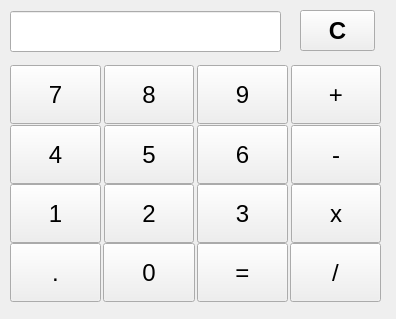
<?xml version="1.0" encoding="UTF-8"?>
<ui version="4.0">
 <class>Calc</class>
 <widget class="QWidget" name="Calc">
  <property name="geometry">
   <rect>
    <x>0</x>
    <y>0</y>
    <width>396</width>
    <height>319</height>
   </rect>
  </property>
  <property name="windowTitle">
   <string>Form</string>
  </property>
  <widget class="QWidget" name="horizontalLayoutWidget">
   <property name="geometry">
    <rect>
     <x>10</x>
     <y>242</y>
     <width>371</width>
     <height>61</height>
    </rect>
   </property>
   <layout class="QHBoxLayout" name="hLayout">
    <property name="spacing">
     <number>2</number>
    </property>
    <item>
     <widget class="QPushButton" name="dot">
      <property name="minimumSize">
       <size>
        <width>0</width>
        <height>59</height>
       </size>
      </property>
      <property name="font">
       <font>
        <pointsize>18</pointsize>
       </font>
      </property>
      <property name="text">
       <string>.</string>
      </property>
     </widget>
    </item>
    <item>
     <widget class="QPushButton" name="zero">
      <property name="minimumSize">
       <size>
        <width>0</width>
        <height>59</height>
       </size>
      </property>
      <property name="font">
       <font>
        <pointsize>18</pointsize>
       </font>
      </property>
      <property name="text">
       <string>0</string>
      </property>
     </widget>
    </item>
    <item>
     <widget class="QPushButton" name="equal">
      <property name="minimumSize">
       <size>
        <width>0</width>
        <height>59</height>
       </size>
      </property>
      <property name="font">
       <font>
        <pointsize>18</pointsize>
       </font>
      </property>
      <property name="text">
       <string>=</string>
      </property>
     </widget>
    </item>
    <item>
     <widget class="QPushButton" name="div">
      <property name="minimumSize">
       <size>
        <width>0</width>
        <height>59</height>
       </size>
      </property>
      <property name="font">
       <font>
        <pointsize>18</pointsize>
       </font>
      </property>
      <property name="text">
       <string>/</string>
      </property>
     </widget>
    </item>
   </layout>
  </widget>
  <widget class="QWidget" name="horizontalLayoutWidget_2">
   <property name="geometry">
    <rect>
     <x>10</x>
     <y>183</y>
     <width>371</width>
     <height>61</height>
    </rect>
   </property>
   <layout class="QHBoxLayout" name="hLayout2">
    <property name="spacing">
     <number>3</number>
    </property>
    <item>
     <widget class="QPushButton" name="one">
      <property name="minimumSize">
       <size>
        <width>0</width>
        <height>59</height>
       </size>
      </property>
      <property name="font">
       <font>
        <pointsize>18</pointsize>
       </font>
      </property>
      <property name="text">
       <string>1</string>
      </property>
     </widget>
    </item>
    <item>
     <widget class="QPushButton" name="two">
      <property name="minimumSize">
       <size>
        <width>0</width>
        <height>59</height>
       </size>
      </property>
      <property name="font">
       <font>
        <pointsize>18</pointsize>
       </font>
      </property>
      <property name="text">
       <string>2</string>
      </property>
     </widget>
    </item>
    <item>
     <widget class="QPushButton" name="three">
      <property name="minimumSize">
       <size>
        <width>0</width>
        <height>59</height>
       </size>
      </property>
      <property name="font">
       <font>
        <pointsize>18</pointsize>
       </font>
      </property>
      <property name="text">
       <string>3</string>
      </property>
     </widget>
    </item>
    <item>
     <widget class="QPushButton" name="multi">
      <property name="minimumSize">
       <size>
        <width>0</width>
        <height>59</height>
       </size>
      </property>
      <property name="font">
       <font>
        <pointsize>18</pointsize>
       </font>
      </property>
      <property name="text">
       <string>x</string>
      </property>
     </widget>
    </item>
   </layout>
  </widget>
  <widget class="QWidget" name="horizontalLayoutWidget_3">
   <property name="geometry">
    <rect>
     <x>10</x>
     <y>124</y>
     <width>371</width>
     <height>61</height>
    </rect>
   </property>
   <layout class="QHBoxLayout" name="hLayout3">
    <property name="spacing">
     <number>3</number>
    </property>
    <item>
     <widget class="QPushButton" name="four">
      <property name="minimumSize">
       <size>
        <width>0</width>
        <height>59</height>
       </size>
      </property>
      <property name="font">
       <font>
        <pointsize>18</pointsize>
       </font>
      </property>
      <property name="text">
       <string>4</string>
      </property>
     </widget>
    </item>
    <item>
     <widget class="QPushButton" name="five">
      <property name="minimumSize">
       <size>
        <width>0</width>
        <height>59</height>
       </size>
      </property>
      <property name="font">
       <font>
        <pointsize>18</pointsize>
       </font>
      </property>
      <property name="text">
       <string>5</string>
      </property>
     </widget>
    </item>
    <item>
     <widget class="QPushButton" name="six">
      <property name="minimumSize">
       <size>
        <width>0</width>
        <height>59</height>
       </size>
      </property>
      <property name="font">
       <font>
        <pointsize>18</pointsize>
       </font>
      </property>
      <property name="text">
       <string>6</string>
      </property>
     </widget>
    </item>
    <item>
     <widget class="QPushButton" name="sub">
      <property name="minimumSize">
       <size>
        <width>0</width>
        <height>59</height>
       </size>
      </property>
      <property name="font">
       <font>
        <pointsize>18</pointsize>
       </font>
      </property>
      <property name="text">
       <string>-</string>
      </property>
     </widget>
    </item>
   </layout>
  </widget>
  <widget class="QWidget" name="horizontalLayoutWidget_4">
   <property name="geometry">
    <rect>
     <x>10</x>
     <y>64</y>
     <width>371</width>
     <height>61</height>
    </rect>
   </property>
   <layout class="QHBoxLayout" name="hLayout4">
    <property name="spacing">
     <number>3</number>
    </property>
    <item>
     <widget class="QPushButton" name="seven">
      <property name="minimumSize">
       <size>
        <width>0</width>
        <height>59</height>
       </size>
      </property>
      <property name="font">
       <font>
        <pointsize>18</pointsize>
       </font>
      </property>
      <property name="text">
       <string>7</string>
      </property>
     </widget>
    </item>
    <item>
     <widget class="QPushButton" name="eight">
      <property name="minimumSize">
       <size>
        <width>0</width>
        <height>59</height>
       </size>
      </property>
      <property name="font">
       <font>
        <pointsize>18</pointsize>
       </font>
      </property>
      <property name="text">
       <string>8</string>
      </property>
     </widget>
    </item>
    <item>
     <widget class="QPushButton" name="nine">
      <property name="minimumSize">
       <size>
        <width>0</width>
        <height>59</height>
       </size>
      </property>
      <property name="font">
       <font>
        <pointsize>18</pointsize>
       </font>
      </property>
      <property name="text">
       <string>9</string>
      </property>
     </widget>
    </item>
    <item>
     <widget class="QPushButton" name="sum">
      <property name="minimumSize">
       <size>
        <width>0</width>
        <height>59</height>
       </size>
      </property>
      <property name="font">
       <font>
        <pointsize>18</pointsize>
       </font>
      </property>
      <property name="text">
       <string>+</string>
      </property>
     </widget>
    </item>
   </layout>
  </widget>
  <widget class="QLineEdit" name="lineEdit">
   <property name="geometry">
    <rect>
     <x>10</x>
     <y>11</y>
     <width>271</width>
     <height>41</height>
    </rect>
   </property>
  </widget>
  <widget class="QPushButton" name="clear">
   <property name="geometry">
    <rect>
     <x>300</x>
     <y>10</y>
     <width>75</width>
     <height>41</height>
    </rect>
   </property>
   <property name="font">
    <font>
     <pointsize>18</pointsize>
     <weight>75</weight>
     <bold>true</bold>
    </font>
   </property>
   <property name="text">
    <string>C</string>
   </property>
  </widget>
 </widget>
 <resources/>
 <connections/>
</ui>
